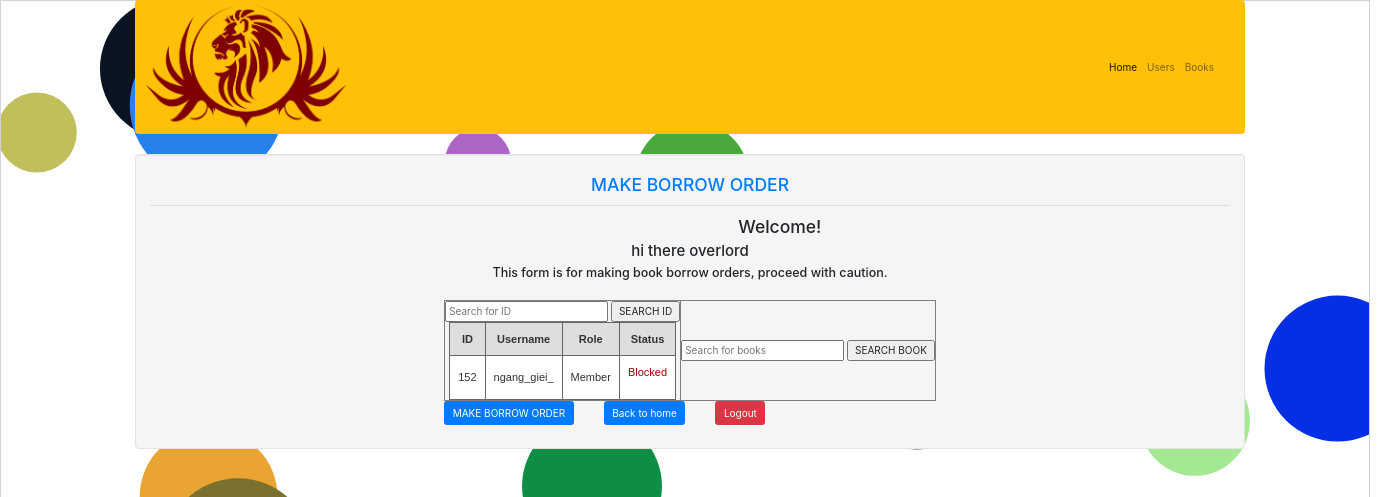
Screenshot of /borrow/borrowForm.php?user-id=152 (signed in) with the database file from the repository.
### tables this page shows
CREATE TABLE `member` (
  `mem_id` int(11) NOT NULL,
  `role` int(11) NOT NULL,
  `status` int(11) NOT NULL DEFAULT 0,
  `firstname` varchar(50) NOT NULL,
  `lastname` varchar(50) NOT NULL,
  `username` varchar(30) NOT NULL,
  `password` varchar(12) NOT NULL,
  `email` varchar(255) NOT NULL,
  `address` varchar(255) NOT NULL,
  `phone` varchar(255) NOT NULL,
  `ticket_history` varchar(255) DEFAULT NULL
);

### borrow/borrowForm.php (the view, shortened to what this page needs)
<!DOCTYPE html>
<?php
require '../conn.php';
if ($_SESSION['user']['role'] == 1): {
$sql = "SELECT * FROM `books` ";
$query = $conn->prepare($sql);
$query->execute();
$results = $query->fetchAll(PDO::FETCH_ASSOC);
?>
<html lang="en">
<head>
    <link rel="stylesheet" type="text/css" href="../css/bootstrap.css"/>
    <link href="../css/style.css" rel="stylesheet">
    <link href="//maxcdn.bootstrapcdn.com/bootstrap/4.1.1/css/bootstrap.min.css" rel="stylesheet" id="bootstrap-css">
</head>
<body>
<div class="container">
    <nav class="navbar navbar-expand-lg navbar-light bg-warning">
        <img style="width: 200px" src="../img/logo.png" href="home.php">
        <div class="collapse navbar-collapse" id="navbarSupportedContent">
            <ul class="navbar-nav ml-auto topnav">
                <li class="nav-item active">
                    <a class="nav-link" href="../home.php">Home <span class="sr-only">(current)</span></a>
                </li>
                <li class="nav-item">
                    <a class="nav-link" href="../users/display.php">Users</a>
                </li>
                <li class="nav-item">
                    <a class="nav-link" href="../books/display.php">Books</a>
                </li>
            </ul>
        </div>
    </nav>
</div>
<div class="container" style="text-align: center">
    <div class="col-md-12 well" style="display: inline-block">
        <h3 class="text-primary">MAKE BORROW ORDER</h3>
        <hr style="border-top:1px dotted #ccc;"/>
        <div class="col-md-2"></div>
        <div>
            <h3>Welcome!</h3>
            <?php
            $id = $_SESSION['user']['mem_id'];
            $sql2 = $conn->prepare("SELECT * FROM `member` WHERE `mem_id`='$id'");
            $sql2->execute();
            $fetch = $sql2->fetch();
            ?>
            <div style="width: auto;
        margin-left: auto;
        margin-right: auto;">
                <h4><?php echo 'hi there ' . $fetch['firstname'] . " " . $fetch['lastname'] ?></h4></div>
            <h5>This form is for making book borrow orders, proceed with caution.</h5>
            <br/>
            <div style="display: inline-block;">
                <form method="post">
                    <table border="1px"
                    <tr>
                        <td>
                            <input type="number" name="user-id" placeholder="Search for ID"
                                   value="<?php echo (isset($_POST['user-id'])) ? $_POST['user-id'] : '' ?>">
                            <input type="submit" name="search" value="SEARCH ID">
                            <?php if (!empty($_REQUEST['user-id'])): {
                                $keyword = $_REQUEST['user-id'];
                                $sql = "SELECT * FROM `member` WHERE `mem_id` LIKE '%$keyword%' ";
                                $query = $conn->prepare($sql);
                                $query->execute();
                                $results = $query->fetchAll(PDO::FETCH_ASSOC);
                            } ?>
                                <table class="gridtable" border="1px">
                                <tr>
                                    <th>ID</th>
                                    <th>Username</th>
                                    <th>Role</th>
                                    <th>Status</th>
                                </tr>
                                <?php foreach ($results as $key => $item): ?>
                                    <tr>
                                        <td><?php echo $item['mem_id'] ?></td>
                                        <td><?php echo $item['username'] ?></td>
                                        <td><?php if ($item['role'] == 1) {
                                                echo 'Admin';
                                            } else {
                                                echo 'Member';
                                            } ?>
                                        <td><?php if ($item['status'] == 0): ?>
                                                <p style="color: #1c7430">Active</p>
                                            <?php elseif ($item['status'] == 1): ?>
                                                <p style="color: #9A0000">Blocked</p>
                                            <?php endif; ?>
                                        </td>
                                    </tr>
                                <?php endforeach; ?>
                                </tr></table><?php endif; ?>
                        </td>
                        <td>
                            <input type="text" name="keyword" placeholder="Search for books"
                                   value="<?php echo (isset($_POST['keyword'])) ? $_POST['keyword'] : '' ?>">
                            <input type="submit" name="search" value="SEARCH BOOK">
                        </td>
                </form>
            </div>
            <table>
                <tr>
                    <td>
                        <a class="btn btn-primary mr-5"
                           href="borrow.php?user-id=<?php echo $_POST['user-id'] ?>&borrow-this=<?php echo $_POST['borrow-this'] ?>">MAKE
                            BORROW ORDER</a>
                    </td>
                    <td><a class="btn btn-primary mr-5" href="../home.php">Back to home</a></td>
                    <td><a class="btn btn-danger mr-5" href="../logout.php">Logout</a></td>
                </tr>
            </table>
        </div>
    </div>
</div>
</body>
</html><?php } endif; ?>

### borrow/borrowForm.php (style rules this page uses)
table.gridtable { width: auto; margin-left: auto; margin-right: auto; font-family: verdana, arial, sans-serif; font-size: 11px; color: #333333; border-width: 1px; border-color: #666666; border-collapse: collapse; }
table.gridtable th { width: 1px; white-space: nowrap; margin-left: auto; margin-right: auto; border-width: 1px; padding: 8px; border-style: solid; border-color: #666666; background-color: #dedede; }
table.gridtable td { width: 1px; white-space: nowrap; margin-left: auto; margin-right: auto; border-width: 1px; padding: 8px; border-style: solid; border-color: #666666; background-color: #ffffff; }

### rows the page displays
member: firstname "overlord"
member: mem_id "152", username "ngang_giei_", role "Member", status "Blocked"
